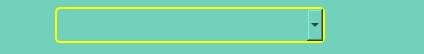
         <widget class="QFrame" name="frame_apps">
          <property name="sizePolicy">
           <sizepolicy hsizetype="Fixed" vsizetype="Fixed">
            <horstretch>0</horstretch>
            <verstretch>0</verstretch>
           </sizepolicy>
          </property>
          <property name="minimumSize">
           <size>
            <width>420</width>
            <height>50</height>
           </size>
          </property>
          <property name="styleSheet">
           <string notr="true">background-color: #71D1BA;   
border-radius: 10px;</string>
          </property>
          <property name="frameShape">
           <enum>QFrame::StyledPanel</enum>
          </property>
          <property name="frameShadow">
           <enum>QFrame::Raised</enum>
          </property>
          <widget class="QPushButton" name="btn_add_apps">
           <property name="geometry">
            <rect>
             <x>5</x>
             <y>5</y>
             <width>40</width>
             <height>40</height>
            </rect>
           </property>
           <property name="minimumSize">
            <size>
             <width>40</width>
             <height>30</height>
            </size>
           </property>
           <property name="font">
            <font>
             <family>Ubuntu Condensed</family>
            </font>
           </property>
           <property name="styleSheet">
            <string notr="true">QPushButton{ background-color :  #71D1BA;}
QPushButton::pressed{ background-color : #71AED1; }
border-radius: 10px;</string>
           </property>
           <property name="text">
            <string/>
           </property>
           <property name="icon">
            <iconset>
             <normaloff>../src/images/add_apps.png</normaloff>../src/images/add_apps.png</iconset>
           </property>
           <property name="iconSize">
            <size>
             <width>40</width>
             <height>40</height>
            </size>
           </property>
          </widget>
          <widget class="QPushButton" name="btn_open_app">
           <property name="geometry">
            <rect>
             <x>330</x>
             <y>5</y>
             <width>40</width>
             <height>40</height>
            </rect>
           </property>
           <property name="styleSheet">
            <string notr="true">QPushButton{ background-color :  #71D1BA;}
QPushButton::pressed{ background-color : #71AED1; }
border-radius: 10px;</string>
           </property>
           <property name="text">
            <string/>
           </property>
           <property name="icon">
            <iconset>
             <normaloff>../src/images/open_apps.png</normaloff>../src/images/open_apps.png</iconset>
           </property>
           <property name="iconSize">
            <size>
             <width>50</width>
             <height>50</height>
            </size>
           </property>
          </widget>
          <widget class="QPushButton" name="btn_delete_app">
           <property name="geometry">
            <rect>
             <x>375</x>
             <y>5</y>
             <width>40</width>
             <height>40</height>
            </rect>
           </property>
           <property name="styleSheet">
            <string notr="true">QPushButton{ background-color :  #71D1BA;}
QPushButton::pressed{ background-color : #71AED1; }
border-radius: 10px;</string>
           </property>
           <property name="text">
            <string/>
           </property>
           <property name="icon">
            <iconset>
             <normaloff>../src/images/delete_apps.png</normaloff>../src/images/delete_apps.png</iconset>
           </property>
           <property name="iconSize">
            <size>
             <width>36</width>
             <height>36</height>
            </size>
           </property>
          </widget>
          <widget class="QComboBox" name="comboBox">
           <property name="geometry">
            <rect>
             <x>55</x>
             <y>7</y>
             <width>270</width>
             <height>36</height>
            </rect>
           </property>
           <property name="font">
            <font>
             <family>DejaVu Serif</family>
             <pointsize>12</pointsize>
            </font>
           </property>
           <property name="styleSheet">
            <string notr="true">border-radius: 5px;
border : 2px solid black;
QComboBox::editable:pressed
border : 2px solid;
border-color : yellow
</string>
           </property>
          </widget>
         </widget>
